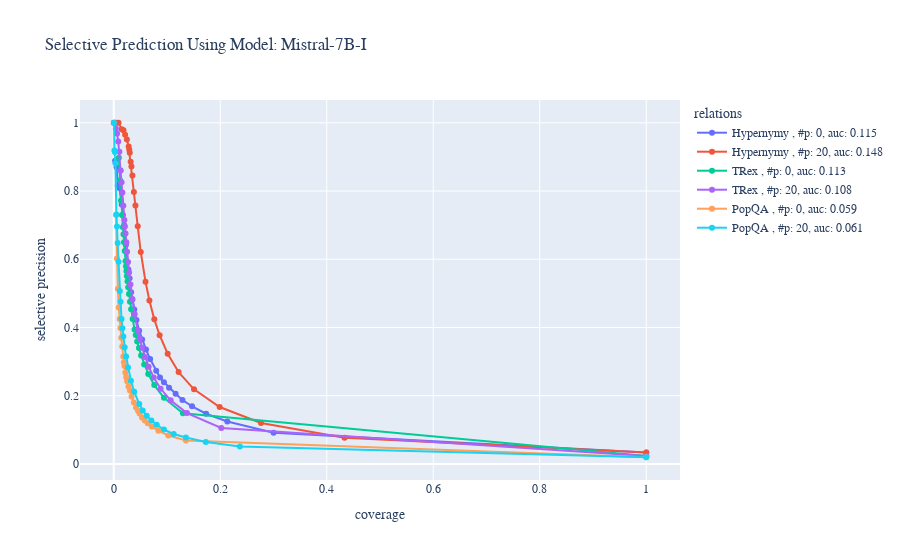
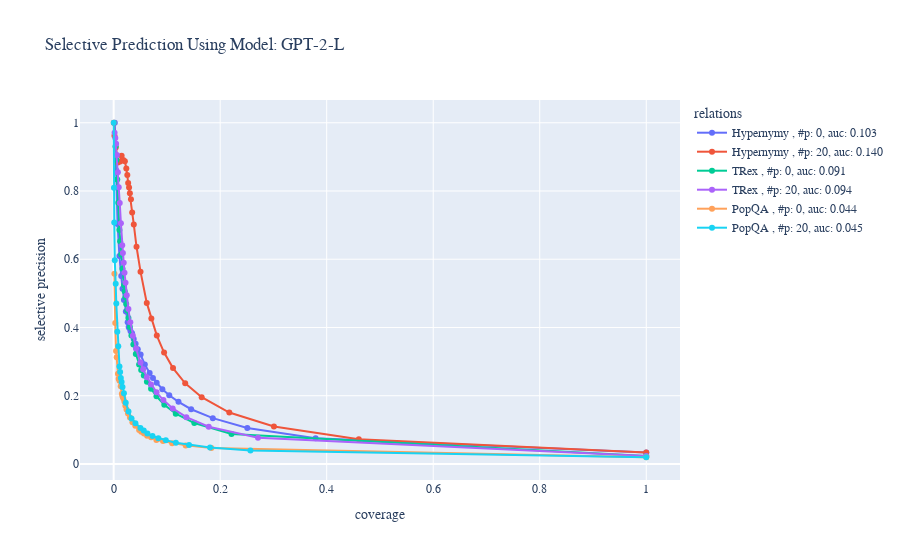

Notebook source saved alongside these figures, in order:
### Code cell
# Risk Coverage Curve for Dataset, Model and Paraphrases
# RISK / COVERAGE CURVE for GLOBAL Classification with moving threshold
# metrics for 3 full datastes = all relations, all paraphrases, full o_neg set
df_stats_overall = df_all_stats[df_all_stats['relation'].str.contains('all_relations')]
df_stats_overall = df_stats_overall[ (df_stats_overall['dataset'].isin(['trex', 'PopQA', 'hypernymy']))  ] # & (df_stats_overall['max_paraphrases'] > 0) & (df_stats_overall['max_o'] == 30)
# df_stats_overall = df_stats_overall[['dataset',  'model', 'run_name', 'max_paraphrases', 'threshold', 'coverage_abs', 'relation', 'precision', 'recall', 'f1', 'accuracy', 'P(T)_fraction_above_threshold', 'coverage_abs', 'P(T)_fraction_above_threshold|pos', 'P(T)_total|pos', 'precision_argmax', 'recall_argmax', 'f1_argmax', 'accuracy_argmax']] 

df_stats_overall = convert_for_pdf(df_stats_overall)

models = df_stats_overall['model'].unique()
risk_names = ['precision_selective_global']

all_data = []
for model in models:
    df_stats_overall_model = df_stats_overall[df_stats_overall['model'] == model]
    for risk_name in risk_names:
        fig, data = plot_coverage_risk_curve_2(df_stats_overall_model, risk_name=risk_name, coverage_name='coverage_rel_global', plot_title=f'Selective Prediction Using Model: {model}', out_path=BASE_PATH / f'{model}_{risk_name}_coverage_dataset')
        all_data.extend(data)
        fig.show()    

auc_data = pd.DataFrame(all_data, columns=['dataset', 'model', 'run_attributes', 'relation','max_p', 'risk_name', 'auc'])
